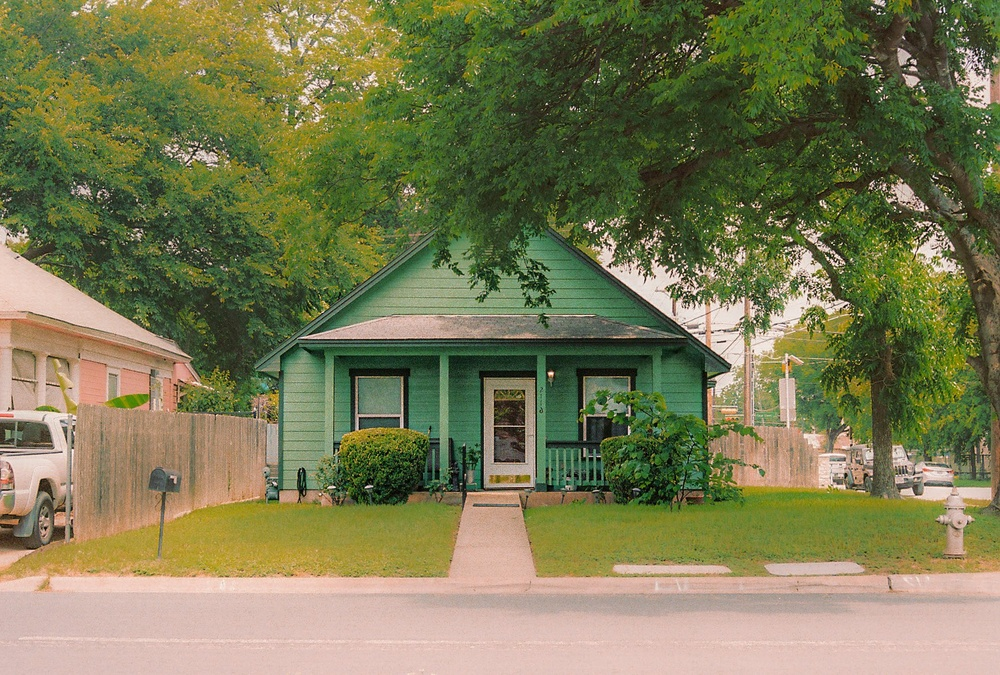
#> input picture images/FfNmgEUXgAIuV52 (1).jpeg, 1000 x 675 px, shrunk from 1768 x 1194 before the run
$ python spaces.py
#> lines starting #> are read from the running program, lines starting #| are printed output that depends on the picture
import cv2 as cv
import matplotlib.pyplot as plt

img = cv.imread('images/FfNmgEUXgAIuV52 (1).jpeg')
#> img is the input picture: shape (675, 1000, 3); mean B, G, R 83.8, 123.1, 123
# cv.imshow('Home', img)

# plt.imshow(img)
# plt.show()
# BGR to Grayscale
gray = cv.cvtColor(img, cv.COLOR_BGR2GRAY)
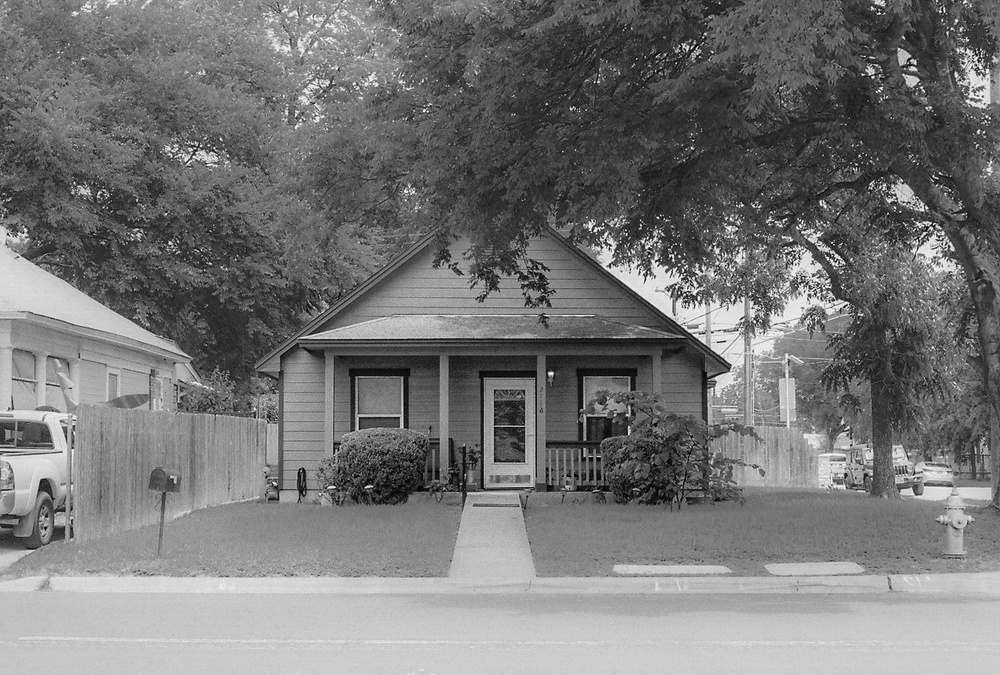
#> gray: shape (675, 1000); min 0, max 254, mean 118.6
# cv.imshow('Gray', gray)

# BGR to HSV
hsv = cv.cvtColor(img, cv.COLOR_BGR2HSV)
#> hsv: shape (675, 1000, 3); mean H, S, V 31.8, 108.4, 134.1
cv.imshow('HSV', hsv)

# BGR to lab
lab = cv.cvtColor(img, cv.COLOR_BGR2Lab)
#> lab: shape (675, 1000, 3); mean of channels 0, 1, 2 128.2, 121.4, 149.6
cv.imshow('LAB', lab)

# BGR to RGB
rgb = cv.cvtColor(img, cv.COLOR_BGR2RGB)
cv.imshow('RGB', rgb)


# HSV to BGR
hsv_bgr = cv.cvtColor(hsv, cv.COLOR_HSV2BGR)
cv.imshow('HST2BGR', hsv_bgr)
# plt.imshow(rgb)
# plt.show()
cv.waitKey(0)

$ run again, with images/sahir.jpeg copied over images/FfNmgEUXgAIuV52 (1).jpeg
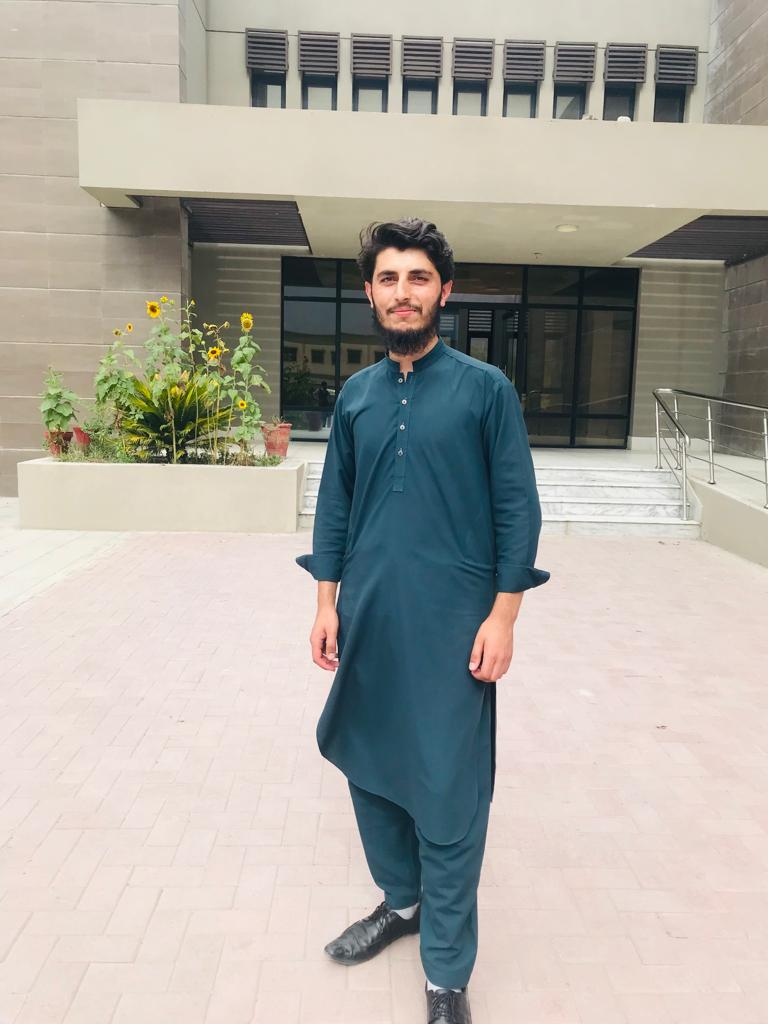
#> input picture images/sahir.jpeg, 768 x 1024 px
#> img is the input picture: shape (1024, 768, 3); mean B, G, R 162, 169.9, 173.4
#> `gray = cv.cvtColor(img, cv.COLOR_BGR2GRAY)`:
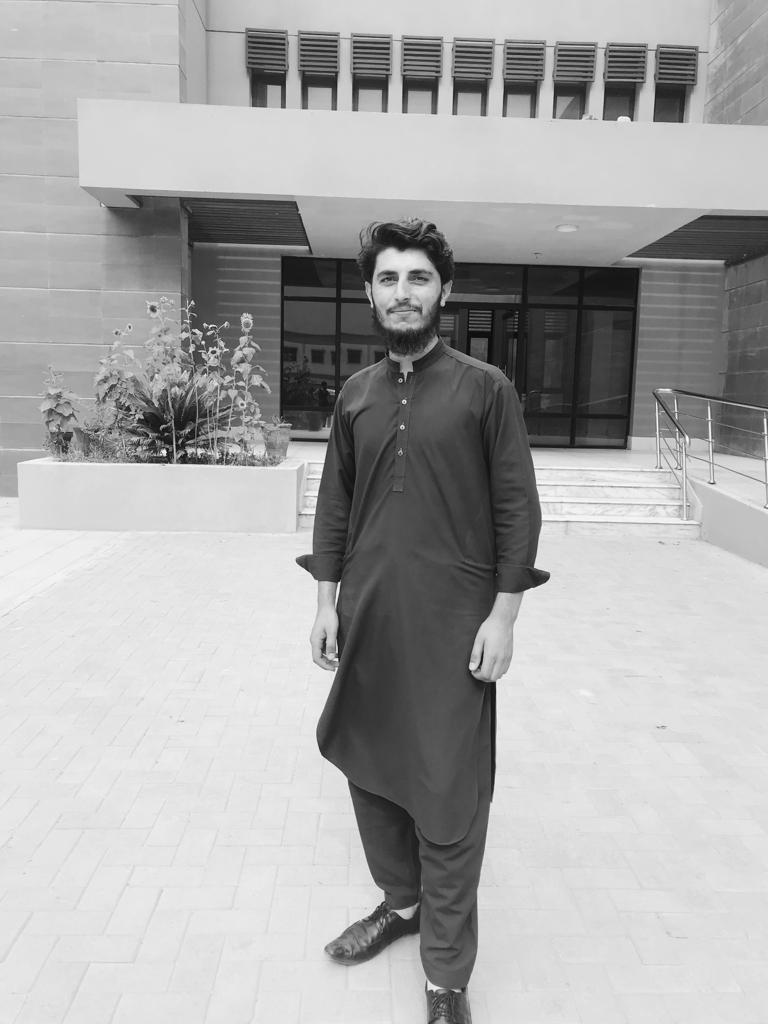
#> gray: shape (1024, 768); min 2, max 254, mean 170
#> hsv: shape (1024, 768, 3); mean H, S, V 33.7, 47.2, 181.2
#> lab: shape (1024, 768, 3); mean of channels 0, 1, 2 175.4, 128.2, 132.4

$ run again, with images/dave-hoefler-frmovOarYdE-unsplash.jpg copied over images/FfNmgEUXgAIuV52 (1).jpeg
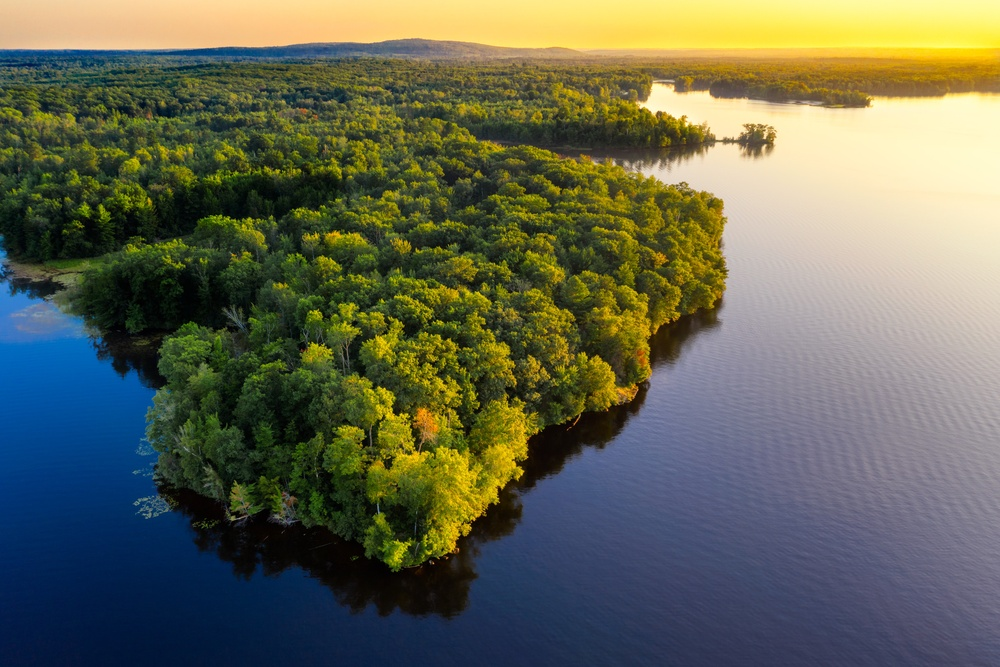
#> input picture images/dave-hoefler-frmovOarYdE-unsplash.jpg, 1000 x 667 px, shrunk from 5422 x 3614 before the run
#> img is the input picture: shape (667, 1000, 3); mean B, G, R 82.5, 102.3, 99.1
#> `gray = cv.cvtColor(img, cv.COLOR_BGR2GRAY)`:
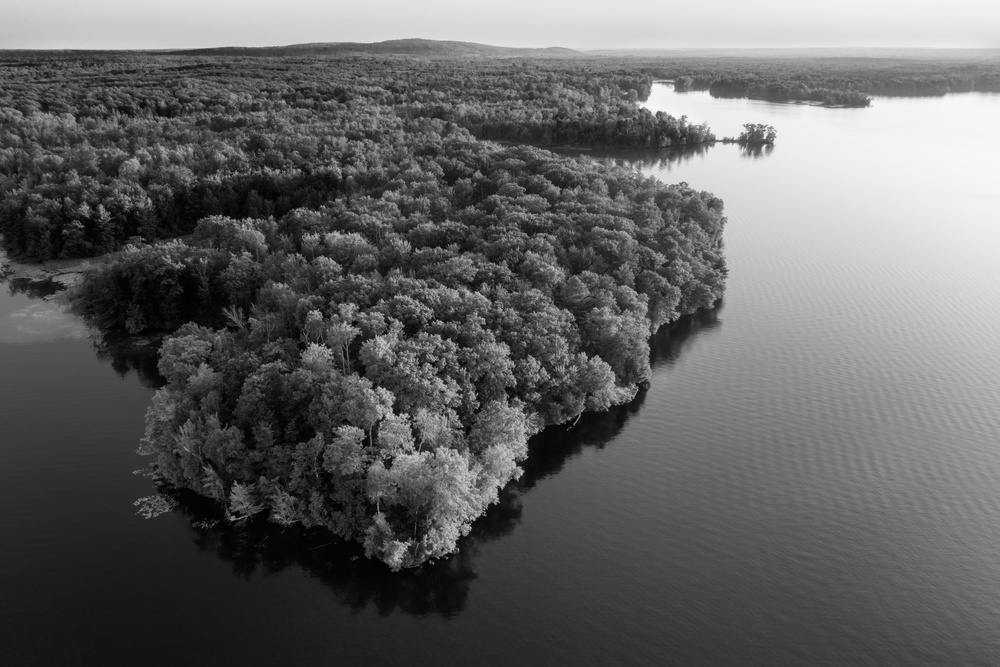
#> gray: shape (667, 1000); min 0, max 249, mean 99.1
#> hsv: shape (667, 1000, 3); mean H, S, V 64.3, 132.8, 120.7
#> lab: shape (667, 1000, 3); mean of channels 0, 1, 2 106.6, 126.8, 137
